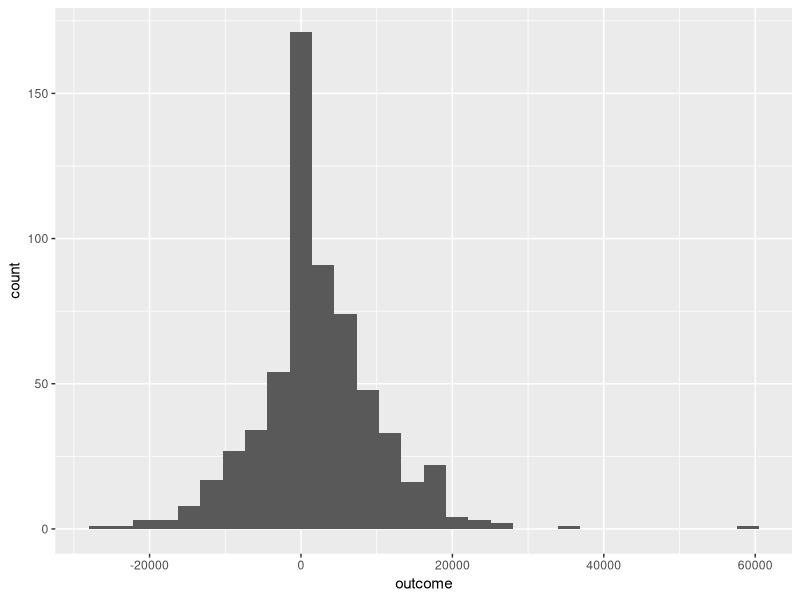
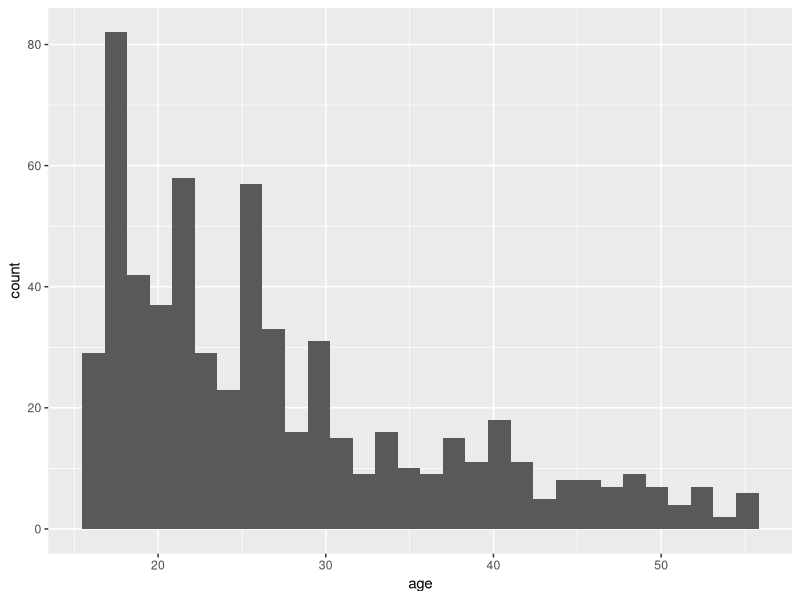
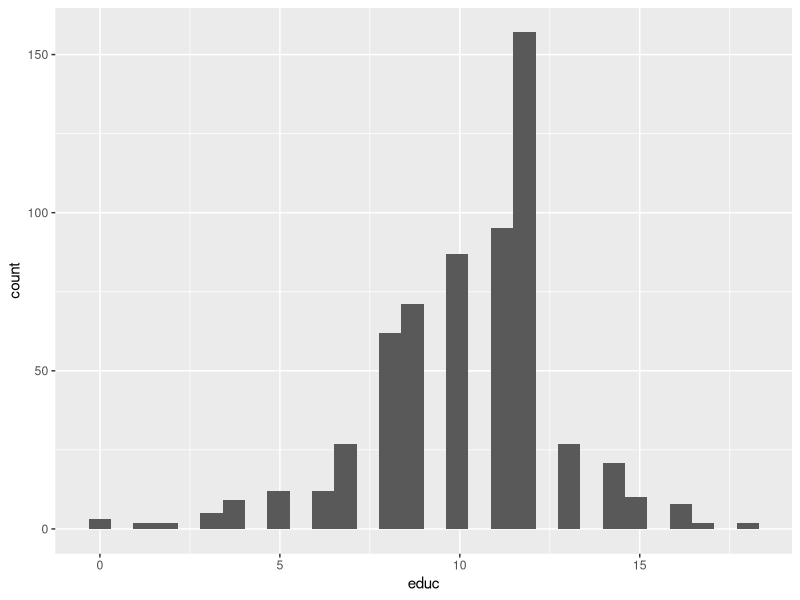
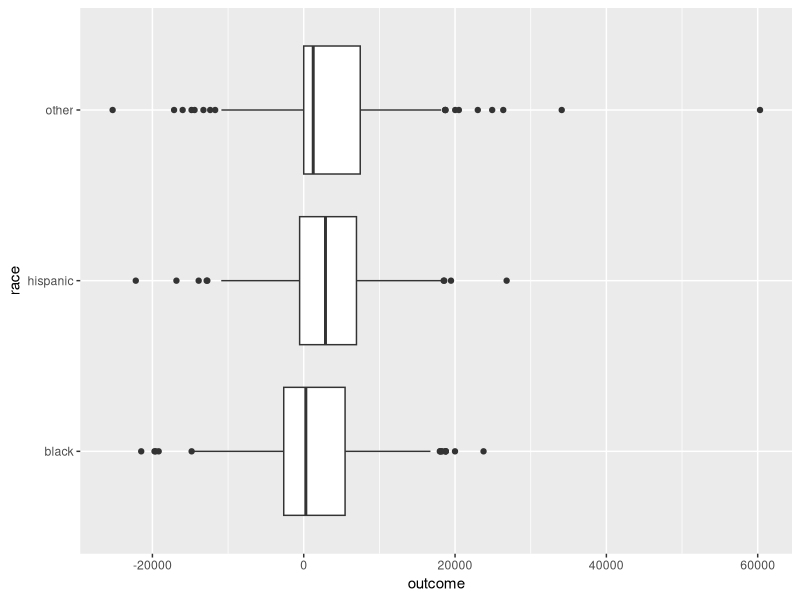
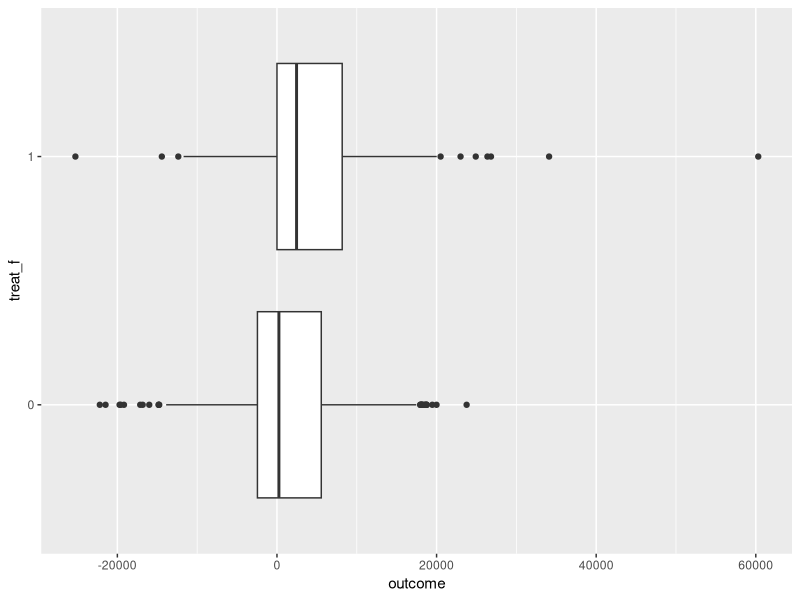
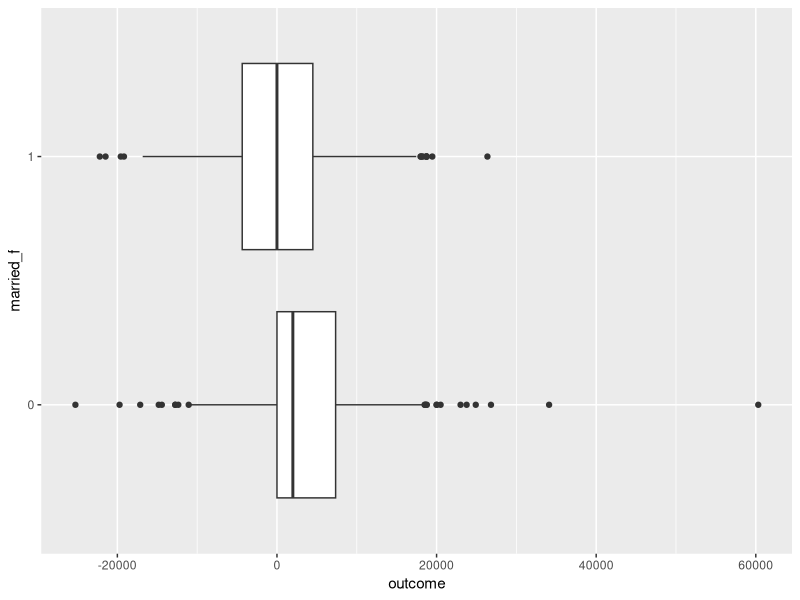
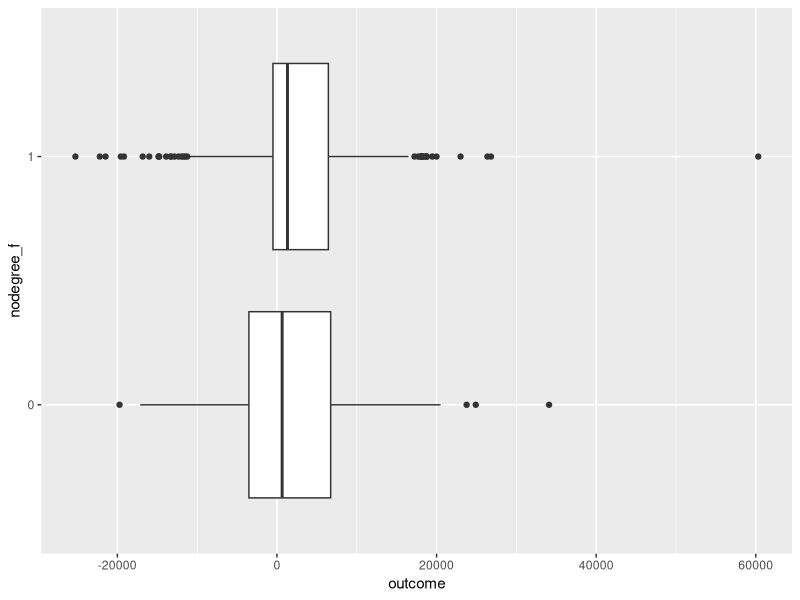
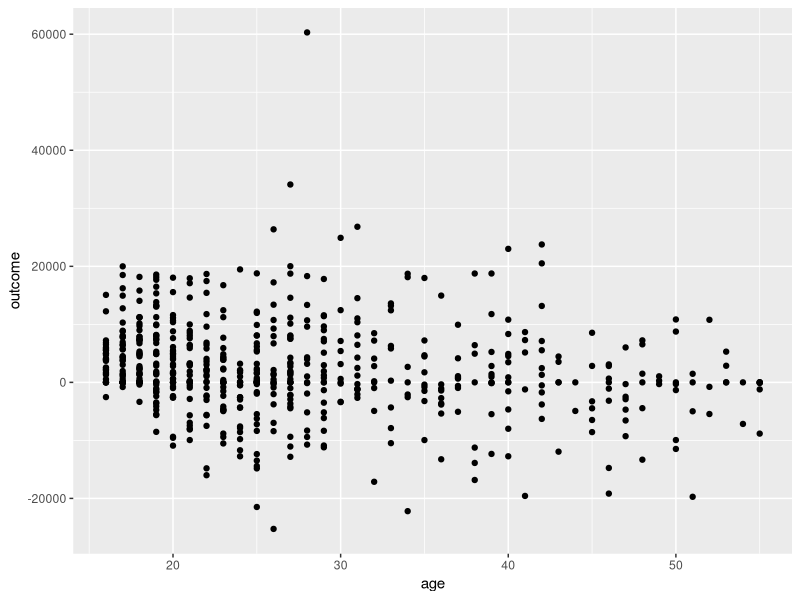

The R source for these figures, in order:
## ---- chunk 1
knitr::opts_chunk$set(
	echo = FALSE,
	message = FALSE,
	warning = FALSE
)
library(data.table)
library(ggplot2)
library(magrittr)
library(readr)
## ---- chunk 2
df <- fread("../../Data/lalonde.csv")
df[,outcome := re78 - re74]
df[,race := c("black", "other")[black+1]]
df[hispan==1,race := "hispanic"]
df[,race := factor(race)]
df[,nodegree_f := factor(nodegree)]
df[,married_f := factor(married)]
df[,treat_f := factor(treat)]
## ---- chunk 3
ggplot(df) + aes(outcome) + geom_histogram()
ggplot(df) + aes(age) + geom_histogram()
ggplot(df) + aes(educ) + geom_histogram()
print( table(df$treat) )
print( table(df$race) )
print( table(df$married) )
print( table(df$nodegree) )
## ---- chunk 4
ggplot(df) + aes(x=outcome, y=race) + geom_boxplot()
ggplot(df) + aes(x=outcome, y=treat_f) + geom_boxplot()
ggplot(df) + aes(x=outcome, y=married_f) + geom_boxplot()
ggplot(df) + aes(x=outcome, y=nodegree_f) + geom_boxplot()

ggplot(df) + aes(x=age, y=outcome) + geom_point()
ggplot(df) + aes(x=educ, y=outcome) + geom_point()
## ---- chunk 5
ggplot(df) + aes(y=outcome, x=race) + geom_boxplot() + facet_wrap(~treat_f)
ggplot(df) + aes(y=outcome, x=married_f) + geom_boxplot() + facet_wrap(~treat_f)
ggplot(df) + aes(y=outcome, x=nodegree_f) + geom_boxplot() + facet_wrap(~treat_f)

ggplot(df) + aes(x=age, y=outcome, color=treat_f) + geom_point()
ggplot(df) + aes(x=educ, y=outcome, color=treat_f) + geom_point()
